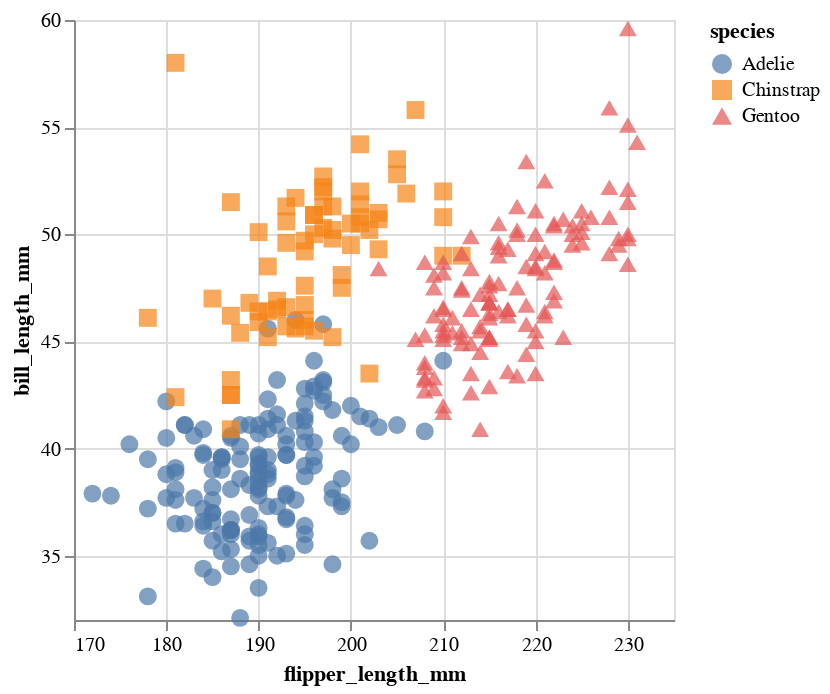

Here is the notebook cell this chart was saved with:
### Code cell
alt.Chart(df).mark_point(filled=True,size=80).encode(
    x = alt.X("flipper_length_mm").scale(zero=False),
    y = alt.Y("bill_length_mm").scale(zero=False),
    color="species",
    shape="species"
)

### Figure 1 — Vega-Lite specification as saved in the notebook (floating-point values rounded to 4 significant figures; data arrays with more than 128 entries replaced by an {"elided": "..."} marker saying what was removed)
{"config": {"view": {"continuousWidth": 300, "continuousHeight": 300}}, "data": {"name": "data-a0ec2e5925707c5dba9da2c1e24eff5a"}, "mark": {"type": "point", "filled": true, "size": 80}, "encoding": {"color": {"field": "species", "type": "nominal"}, "shape": {"field": "species", "type": "nominal"}, "x": {"field": "flipper_length_mm", "scale": {"zero": false}, "type": "quantitative"}, "y": {"field": "bill_length_mm", "scale": {"zero": false}, "type": "quantitative"}}, "$schema": "https://vega.github.io/schema/vega-lite/v5.8.0.json", "datasets": {"data-a0ec2e5925707c5dba9da2c1e24eff5a": {"elided": "333 records"}}}
